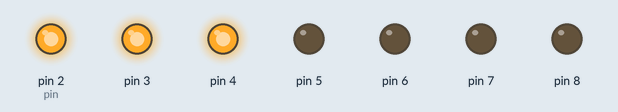
Recording of a sketch running on a simulated Arduino Uno, built with avr-gcc and run on an emulated ATmega328P. Parts: output pins drawn as LEDs (lit = HIGH).

Above: at 0.4 s.
At 8.25 s:
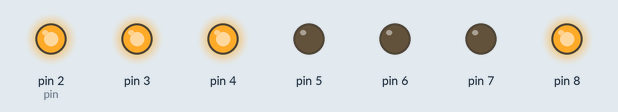
At 17.2 s:
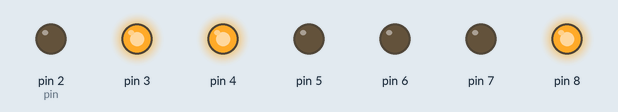
At 28.65 s:
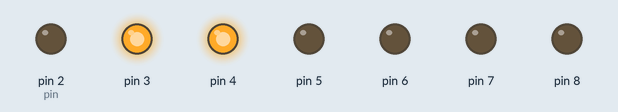
At 37.6 s:
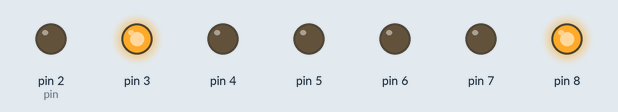
Timing chart, 0 to 40.0 s (numbered marks = the images above):
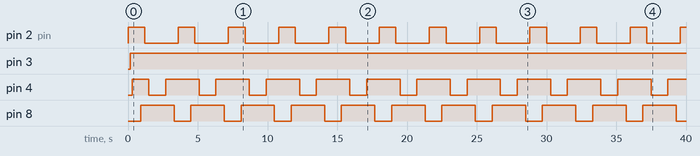

The sketch:

_7_Segment.ino
```cpp
int array[3][7] =     {   { 0,0,0,1,1,1,0 },   // L
                          { 1,0,1,1,1,1,0 },   // G
                          { 1,0,0,1,1,1,1 }};  // E

void printLGE(int);

void setup()
{
  // set pin modes
  pinMode(2, OUTPUT);   //a
  pinMode(3, OUTPUT);   //b
  pinMode(4, OUTPUT);   //c
  pinMode(5, OUTPUT);   //d
  pinMode(6, OUTPUT);   //e
  pinMode(7, OUTPUT);   //f
  pinMode(8, OUTPUT);   //g


}

void loop()
{

  for (int i = 0; i<3;++i)
  {
      printLGE(i);
      delay(150);
  }
}


void printLGE(int a)
{
 int pin = 2;
for (int j =0; j < 7;++j)
  {
    digitalWrite(pin,!array[a][j]);
    delay(150);

    ++pin;
  }


}
```

Measured:
- by itself, pin 2 (pin): alternates HIGH for 1.2 s and LOW for 2.4 s
- by itself, pin 3: LOW → HIGH at 0.15 s
- by itself, pin 4: repeats every 3.6 s: LOW 1.2 s, HIGH 2.4 s
- by itself, pin 8: alternates HIGH for 2.4 s and LOW for 1.2 s
